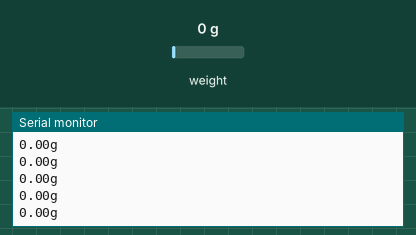
Simulated run of this sketch. Board: Arduino Uno, built with avr-gcc and run on an emulated ATmega328P. Shown: the last lines printed to the serial monitor. Inputs (shaded band) come from the test bench; at power-on: weight on the scale 0 g.

Above: at 11.7 s.
11.8 s: weight on the scale set to 100 g
At 11.83 s:
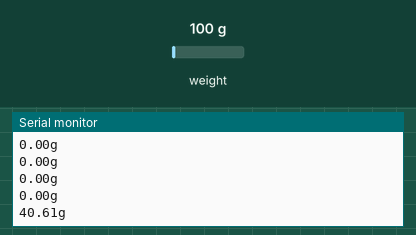
13.3 s: weight on the scale set to 1250 g
At 13.34 s:
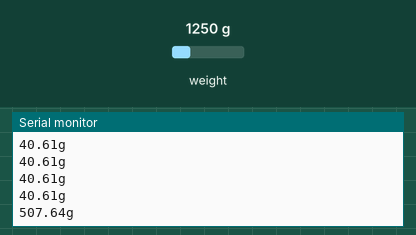
Timing chart, 0 to 16.3 s (numbered marks = the images above; inputs shaded):
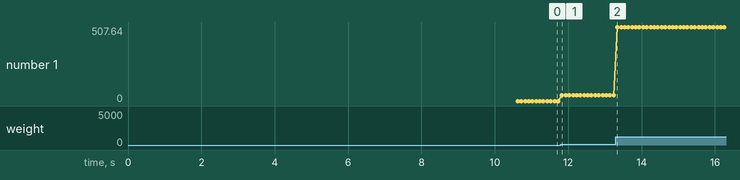

The sketch:

calibration.ino
```cpp
#include<Q2HX711.h>
const byte hx711_data_pin = 2;
const byte hx711_clock_pin = 3;
float zero = 0;
float kl;
Q2HX711 hx711(hx711_data_pin, hx711_clock_pin);
void setup(){
  Serial.begin(9600);
  Serial.println("Hieu chinh zero");
  Serial.println("Vui long khong di chuyen can");
  for(int i = 0; i < 100; i++){
    zero += (hx711.read()/100);
  }
  zero = zero / 100;
  Serial.println("Hieu chinh thanh cong");
  Serial.println("Tien hanh can");
  Serial.print(zero);
  delay(500);
}
void loop(){
  kl = ((hx711.read()/100)-zero)/10.342;
  Serial.print(kl);
  Serial.println("g");

}
//0 g 88026
//250g 90471
```

Measured:
- after the input at 11.8 s, the serial monitor: prints a new line at once (image 1)
- after the input at 13.3 s, the serial monitor: prints a new line at once (image 2)
- plotted number 1: 0 → 40.61 after the input at 11.8 s, 40.61 → 507.64 after the input at 13.3 s
